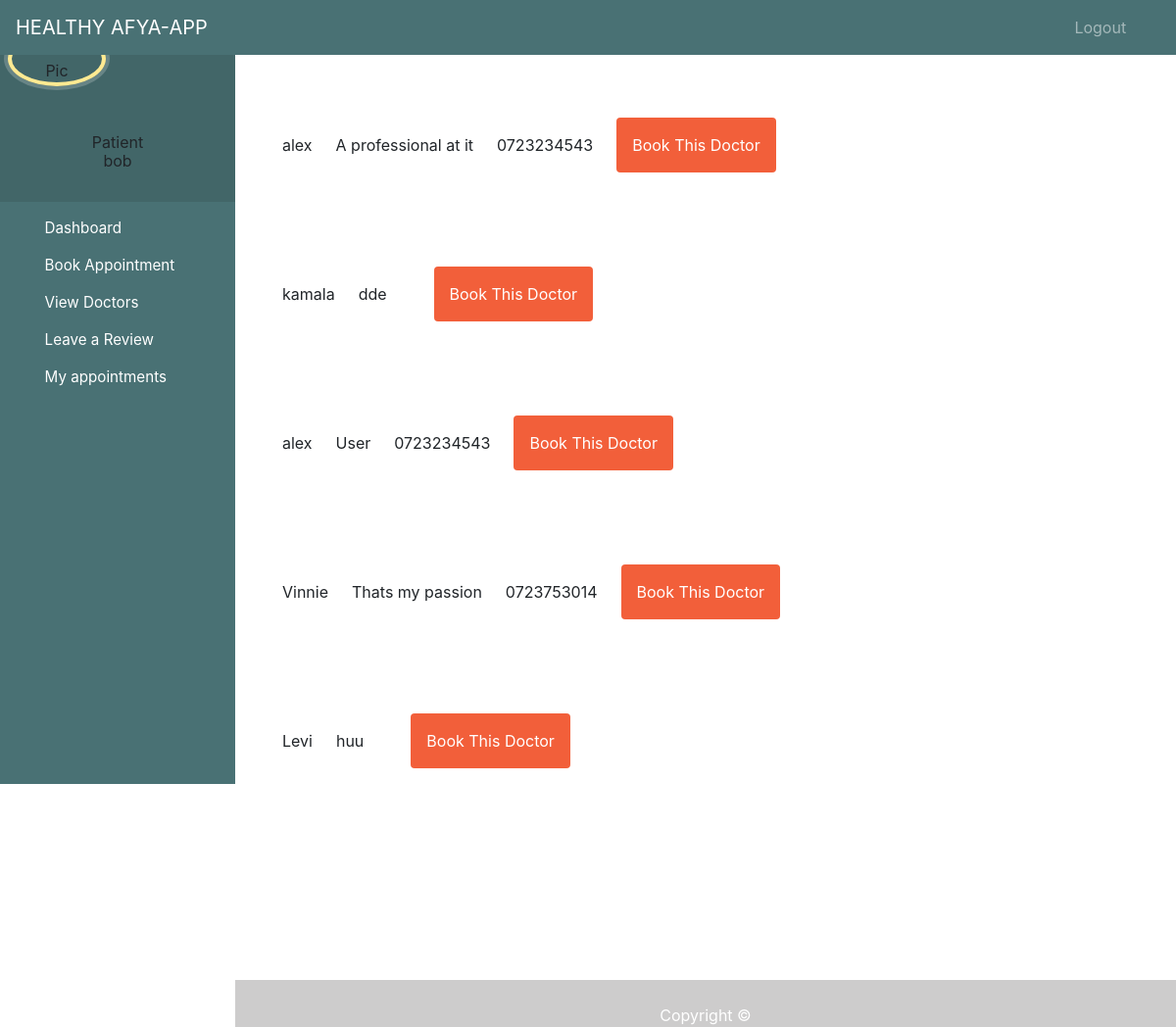
The app's page /patient/dashboard/content/doctor-by-county/6 (signed in) with its own data.
### bookingapp/models.py (models this page shows, shortened)
class Doctor(models.Model):
    CARD ='Cardiologist'
    DERMA = 'Dermatologist'
    EMERGE =  'Emergency Specialist'
    ALLERGY = 'Allergy Specialist'
    ANAE = 'Anesthesiologist'
    COLON = 'COlon and Rectal Surgeon'
    NORMAL = 'Consultant'
    SPECIALIZATION_CHOICES = [
        (CARD, 'Cardiologist'),
        (DERMA, 'Dermatologist'),
        (EMERGE, 'Emergency Specialist'),
        (ALLERGY, 'Allergy Specialist'),
        (ANAE, 'Anesthesiologist'),
        (COLON, 'COlon and Rectal Surgeon'),
        (NORMAL, 'Consultant'),
    ]
    user = models.OneToOneField(User, on_delete=models.CASCADE, related_name='doctor', null=True)
    age = models.IntegerField(null=True)
    phone = models.CharField(max_length=255)
    county = models.ForeignKey(County, on_delete=models.CASCADE, null=True)
    specialization = models.CharField(max_length=50,choices=SPECIALIZATION_CHOICES , null=True)
    biography = models.TextField(null=True, default='-')
    birth_date = models.DateField(null=True, blank=True)
    has_schedule = models.BooleanField(default=False)
    last_update = models.DateTimeField(auto_now = True)
    created_at = models.DateTimeField(auto_now_add = True)

### bookingapp/views.py (the view)
# urls.py: path('patient/dashboard/content/doctor-by-county/<county_id>', views.view_doctor_by_county, name= 'doctor-by-county'),
@login_required(login_url='members/login_user/')
def view_doctor_by_county(request, county_id):
    county_doctor = Doctor.objects.filter(county=county_id).order_by('specialization')
    return render(request, 'patient/doctor_by_county.html', { 'county_doctor': county_doctor })

### bookingapp/templates/patient/doctor_by_county.html (shortened to what this page needs)
{% extends 'patient/dashboard.html' %}
{% load tailwind_tags %}
{% block content %}
<!DOCTYPE html>
<html lang="en">
<head>
    {% tailwind_css %}
</head>
<body>
    {% for doctor in county_doctor %}
    <table>
    <div class="relative container mx-auto p-6">
        <div class="flex space-x-6 p-6">
    <li class="flex items-center justify-between"> <a href="">{{ doctor.user.first_name }} </a></li>
    <li class="flex items-center justify-between"> {{ doctor.biography }}</li>
    <li class="flex items-center justify-between"> {{ doctor.phone }}</li>
    <a href="{% url 'appointment-form' doctor.id  %}" class="p-3 px-6 pt-2 text-white bg-brightRed rounded baseline hover:bg-brightRedLight">
        Book This Doctor
    </a>
   </div>
</div>
</table>
    {% endfor %}
</body>
</html>
{% endblock %}

### bookingapp/templates/patient/dashboard.html (shortened to what this page needs)
<!DOCTYPE html>
{% load static %}
<html lang="en">
<head>
  <link rel="stylesheet" href="https://stackpath.bootstrapcdn.com/bootstrap/4.3.1/css/bootstrap.min.css">
  <link rel="stylesheet" href="https://maxcdn.bootstrapcdn.com/font-awesome/4.7.0/css/font-awesome.min.css">
</head>
<body>
  <nav class="menu" tabindex="0">
    <header class="avatar">
      <img src="{% static patient.profile_pic.url %}" alt="Profile Pic" />
      <br><br>
      <h6>Patient</h6>
      <h2>{{request.user.first_name}}</h2>
    </header>
    <ul>
      <li tabindex="0" class="icon-dashboard"> <a style="color:white; text-decoration:none;" href="{% url 'dashboard-content' %}"><span>Dashboard</span></a> </li>
      <li tabindex="0" class="icon-calendar"> <a style="color:white; text-decoration:none;" href="{% url 'book-appointment' %}"><span>Book Appointment</span></a></li>
      <li tabindex="0" class="icon-calendar"> <a style="color:white; text-decoration:none;" href="{% url 'all-doctors' %}"><span>View Doctors</span></a></li>
      <li tabindex="0" class="icon-calendar"> <a style="color:white; text-decoration:none;" href="{% url 'patient-reviews' %}"><span>Leave a Review</span></a></li>
      <li tabindex="0" class="icon-users"> <a style="color:white; text-decoration:none;" href="{% url 'view-_all-appointments' %} "><span>My appointments</span></a></li>
    </ul>
  </nav>
  <main>
    <div class="bs-example">
      <nav class="navbar navbar-expand-md  navbar-dark fixed-top" style="background:#497174;">
        <a href="#" class="navbar-brand">HEALTHY AFYA-APP</a>
        <div class="collapse navbar-collapse justify-content-between" id="navbarCollapse">
          <div class="navbar-nav" style=" margin-left: 90%;">
            <a href="{% url 'logout' %}" class="nav-item nav-link">Logout</a>
          </div>
        </div>
      </nav>
    </div>
    <br><br>
    {% block content %}
    {% endblock content %}
    <br><br><br><br><br><br><br>
    <footer>
      <br>
      <div class="container">
        <div class="row">
          <div class="col-md-12 col-sm-12">
            <div style="color:#ffffff;" class="wow fadeInUp footer-copyright">
              <p>
                Copyright &copy;  </p>
            </div>
          </div>
        </div>
      </div>
    </footer>
  </main>
</body>
</html>

### records on screen
Doctor: user.first_name "alex", biography "A professional at it", phone "0723234543"
Doctor: user.first_name "kamala", biography "dde"
Doctor: user.first_name "alex", biography "User", phone "0723234543"
Doctor: user.first_name "Vinnie", biography "Thats my passion", phone "0723753014"
Doctor: user.first_name "Levi", biography "huu"

### other values on screen
{{ request.user.first_name }} "bob"
